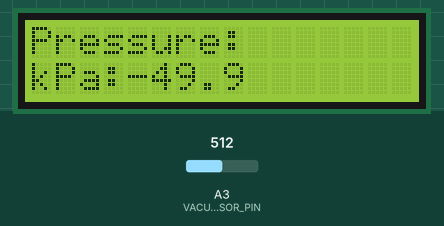
Simulated run of this sketch. Board: Arduino Nano, built with avr-gcc and run on an emulated ATmega328P. Shown: 16×2 character LCD. The inputs (shaded band) are chosen by the test bench; at power-on: A3 (VACUUM_SENSOR_PIN) = 512.

Above: at 1.6 s.
1.7 s: A3 (VACUUM_SENSOR_PIN) set to 716
At 2.4 s:
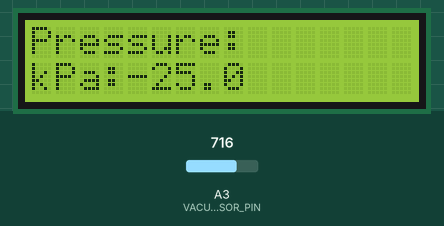
3.5 s: A3 (VACUUM_SENSOR_PIN) set to 900
At 5.2 s:
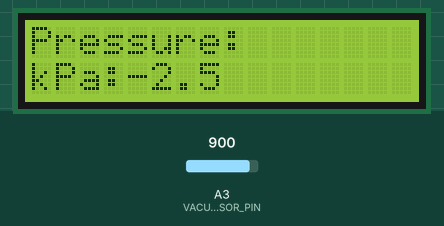
5.5 s: A3 (VACUUM_SENSOR_PIN) set to 1010
At 6.7 s:
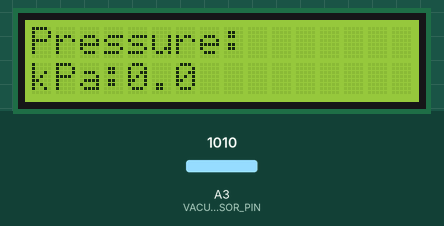
Timing chart, 0 to 8.5 s (numbered marks = the images above; inputs shaded):
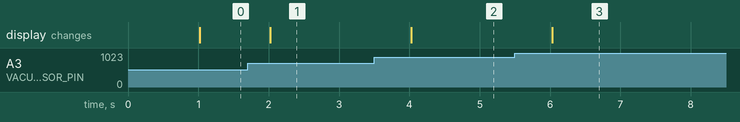

The sketch:

lcd_test.ino
```cpp
#include <Arduino.h>

#include <Wire.h>
#include <LiquidCrystal_I2C.h>

#include "vacuum_sensor.h"

#define VACUUM_SENSOR_PIN A3

LiquidCrystal_I2C lcd(0x27, 16, 2);

void setup() {
  lcd.init();
  lcd.backlight();
}

void loop() {
    PressureData data = readVacuumSensor(VACUUM_SENSOR_PIN);

    static unsigned long lastPrintTime = 0;
    if (millis() - lastPrintTime > 1000) {
        lastPrintTime = millis();

        lcd.clear();
        lcd.setCursor(0, 0);
        lcd.print("Pressure:");
        lcd.setCursor(0, 1);
        lcd.print("kPa:");
        lcd.print(data.pressure_kPa, 1);
    }
}
```

vacuum_sensor.h
```cpp
#ifndef VACUUM_SENSOR_H
#define VACUUM_SENSOR_H

#include <Arduino.h>

const float Vcc = 5.0;
const float Vmin = 0.5;
const float Vmax = 4.5;

struct PressureData {
  float pressure_Pa;
  float pressure_kPa;
  float pressure_MPa;
};

PressureData readVacuumSensor(uint8_t pin) {
  int raw = analogRead(pin);
  float voltage = raw * Vcc / 1023.0;
  voltage = constrain(voltage, Vmin, Vmax);

  PressureData data;
  data.pressure_kPa = ((voltage - Vmin) / (Vmax - Vmin)) * 100.0 - 100.0;
  data.pressure_Pa = data.pressure_kPa * 1000.0;
  data.pressure_MPa = data.pressure_kPa / 1000.0;
  return data;
}

#endif
```

Measured:
- after the input at 1.7 s, the display: changes after 0.32 s (image 1)
- after the input at 3.5 s, the display: changes after 0.53 s (image 2)
- after the input at 5.5 s, the display: changes after 0.53 s (image 3)
